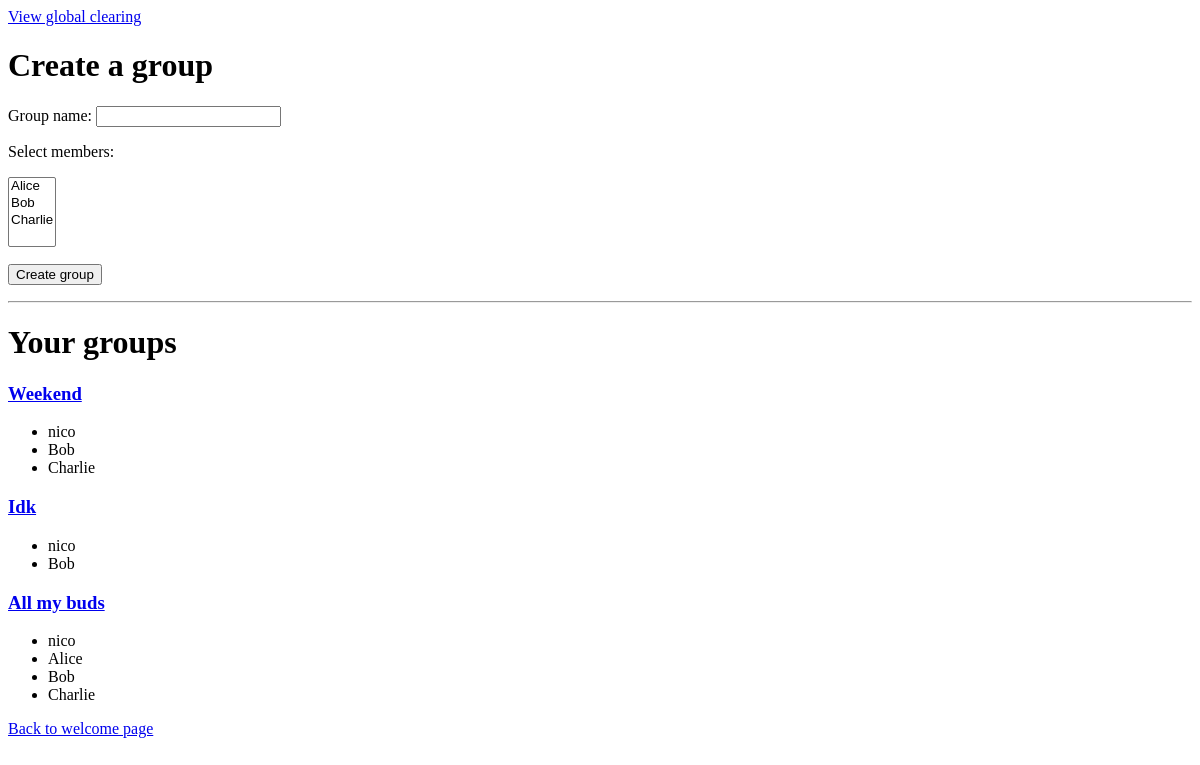
The page /groups/ (signed in) on the database as committed earlier.
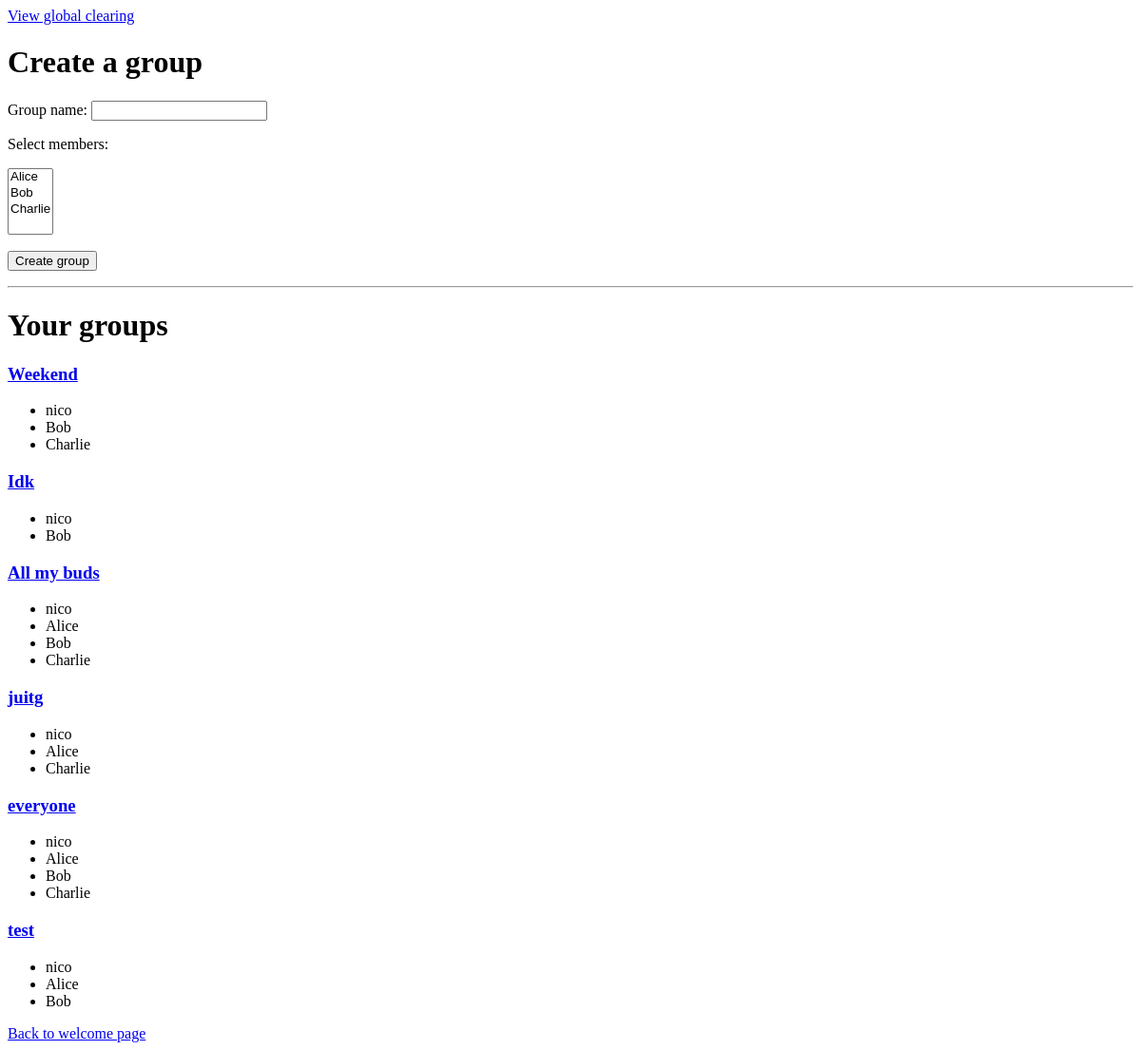
The same page on the database as committed later.
### project25/models.py (models this page shows, shortened)
class Group(models.Model):
    name = models.CharField(max_length=20)
    members = models.ManyToManyField(User, related_name='groups')

class User(models.Model):
    username = models.CharField(max_length=20, unique=True)
    password = models.CharField(max_length=20)

### project25/views.py (the view)
# urls.py: path('groups/', group_view),
def group_view(request):
    if 'user_id' not in request.session:
        return redirect('/login/')
    user = User.objects.filter(id=request.session['user_id']).first()
    if not user:
        request.session.flush()
        return redirect('/login/')
    template_values = {'users' : User.objects.exclude(id=user.id), 'groups' : user.groups.all()}
    return render(request, 'groups.html', template_values)

### project25/templates/groups.html (shortened to what this page needs)
<!DOCTYPE HTML>
<html>
<head>
</head>
<body>
    <a href="/global_clearing/">View global clearing</a>
    <h1>Create a group</h1>
    <form action="/groups/create/" method="get">
        <p> Group name: <input type="text" name="name" required> </p>
        <p>Select members:</p>
        <select name="members" multiple>
            {% for user in users %}
                <option value="{{ user.id }}">
                </option>
            {% endfor %}
        </select>
        <p><button type="submit">Create group</button></p>
    </form>
    <hr>
    <h1>Your groups</h1>
    {% for group in groups %}
        <h3><a href="/groups/{{ group.id }}/">{{ group.name }}</a></h3>
        <ul>
            {% for member in group.members.all %}
                <li>{{ member.username }}</li>
            {% endfor %}
        </ul>
    {% empty %}
        <p>You don't belong to any groups yet.</p>
    {% endfor %}
    <a href="/welcome/">Back to welcome page</a>
</body>
</html>

Rows that differ between the two databases and show on the page:
added Group: name "juitg", User (username "nico"), User (username "Alice"), User (username "Charlie")
added Group: name "everyone", User (username "nico"), User (username "Alice"), User (username "Bob"), User (username "Charlie")
added Group: name "test", User (username "nico"), User (username "Alice"), User (username "Bob")
